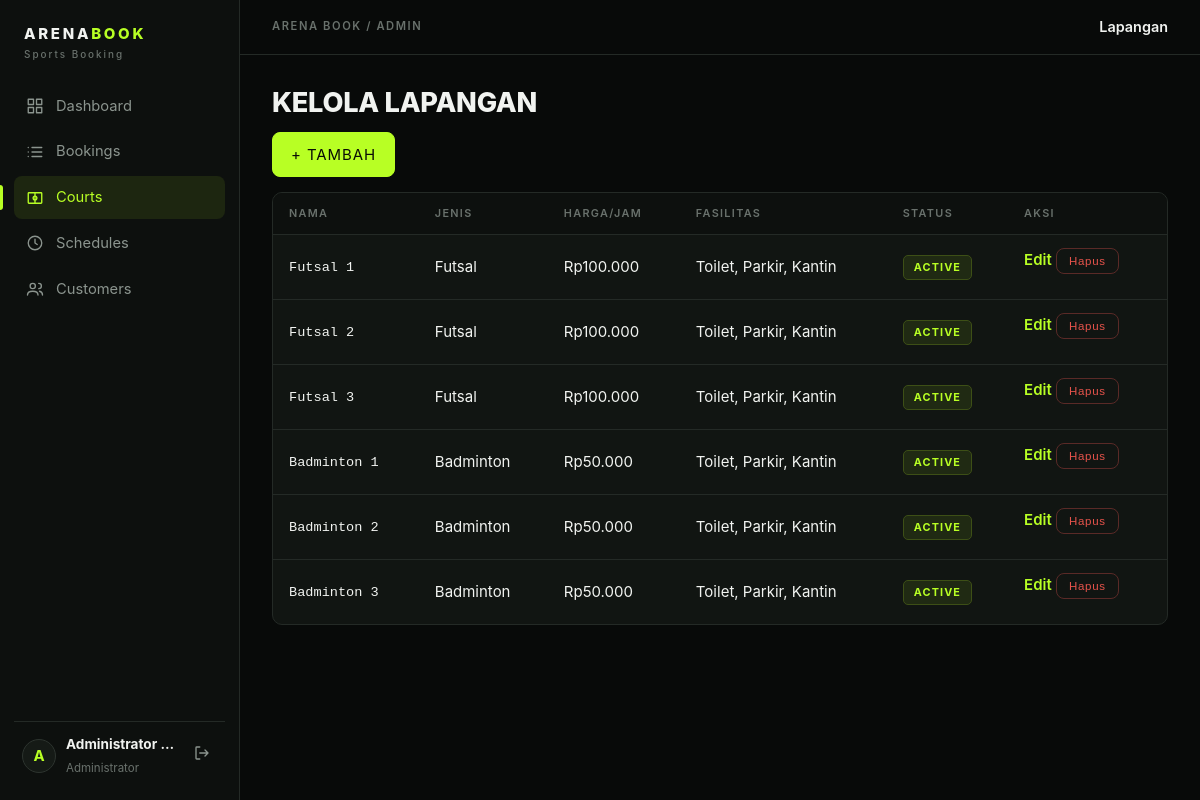
Screenshot of /admin/fields.php (signed in) with the database file from the repository.
### tables this page shows
CREATE TABLE fields(id INT AUTO_INCREMENT PRIMARY KEY,name VARCHAR(100) NOT NULL,type ENUM('Futsal','Badminton') NOT NULL,description TEXT,price_per_hour INT NOT NULL,facilities VARCHAR(255),status ENUM('active','inactive') NOT NULL DEFAULT 'active',created_at TIMESTAMP DEFAULT CURRENT_TIMESTAMP,updated_at TIMESTAMP DEFAULT CURRENT_TIMESTAMP ON UPDATE CURRENT_TIMESTAMP);

### config/database.php (called while the page is built, shortened)
<?php
function db(): PDO {
    static $pdo = null;
    if ($pdo === null) {
        $pdo = new PDO('mysql:host=127.0.0.1;dbname=arenabook;charset=utf8mb4', 'root', '', [
            PDO::ATTR_ERRMODE => PDO::ERRMODE_EXCEPTION,
            PDO::ATTR_DEFAULT_FETCH_MODE => PDO::FETCH_ASSOC,
            PDO::ATTR_EMULATE_PREPARES => false,
        ]);
    }
    return $pdo;
}

### admin/fields.php (the view, shortened to what this page needs)
<?php
$rows = db()->query('SELECT * FROM fields ORDER BY type,name')->fetchAll();
?>
<h1>KELOLA <span>LAPANGAN</span></h1><p><a class="btn" href="field_create.php">+ TAMBAH</a></p>
<div class="table-wrap"><table><tr><th>Nama</th><th>Jenis</th><th>Harga/jam</th><th>Fasilitas</th><th>Status</th><th>Aksi</th></tr>
<?php foreach ($rows as $f): ?><tr><td><?= e($f['name']) ?></td><td><?= e($f['type']) ?></td><td><?= formatRupiah($f['price_per_hour']) ?></td><td><?= e($f['facilities']) ?></td><td><span class="tag <?= $f['status'] === 'active' ? 'available' : 'blocked' ?>"><?= e($f['status']) ?></span></td>
<td><a href="field_edit.php?id=<?= (int)$f['id'] ?>">Edit</a>
<form method="post" action="field_delete.php" class="inline" data-confirm="Hapus/nonaktifkan lapangan ini?"><?= csrf_field() ?><input type="hidden" name="id" value="<?= (int)$f['id'] ?>"><button class="btn danger sm">Hapus</button></form></td></tr><?php endforeach; ?></table></div>

### assets/css/style.css (style rules this page uses)
:root { --bg:#080a09;--s1:#0d100e;--s2:#111512;--s3:#151a16;--bd:#242a26;--bd2:#2d342f;--tx:#f1f3f0;--mu:#8b948e;--mu2:#69716c;--ac:#b8ff24;--acs:rgba(184,255,36,.09);--red:#e5534b;--amb:#d9a441;--r:10px }
* { box-sizing:border-box }
html { -webkit-text-size-adjust:100% }
body { margin:0;background:var(--bg);color:var(--tx);font:15px/1.55 Inter,Manrope,system-ui,-apple-system,"Segoe UI",sans-serif }
a { color:inherit;text-decoration:none }
h1,h2,h3 { margin:0;line-height:1.2;letter-spacing:-.01em }
h1 { font-size:1.7rem;font-weight:800 }
.content>h1 { margin-bottom:6px }
.content>h1+p,.content>h1+form { margin-top:12px }
.btn { display:inline-flex;align-items:center;gap:8px;background:var(--ac);color:#0a0d05;border:1px solid var(--ac);border-radius:8px;padding:10px 18px;font:700 .8rem/1 inherit;letter-spacing:.06em;cursor:pointer;transition:.18s }
.btn.danger { background:transparent;color:var(--red);border-color:#5a2a27 }
.btn.sm { padding:6px 12px;font-size:.72rem }
.inline { display:inline-block;margin:0 6px 12px 0 }
.tag { display:inline-block;padding:3px 10px;border-radius:5px;border:1px solid var(--bd2);font-size:.68rem;letter-spacing:.1em;text-transform:uppercase;font-weight:700;color:var(--mu) }
.tag.confirmed,.tag.available { color:var(--ac);border-color:#3d4f16;background:var(--acs) }
.table-wrap { background:var(--s2);border:1px solid var(--bd);border-radius:var(--r);overflow-x:auto }
table { width:100%;border-collapse:collapse }
th { padding:12px 16px;text-align:left;font-size:.68rem;letter-spacing:.12em;text-transform:uppercase;color:var(--mu2);font-weight:600;background:var(--s1);border-bottom:1px solid var(--bd) }
td { padding:13px 16px;border-bottom:1px solid var(--bd);vertical-align:middle }
tr:last-child td { border-bottom:0 }
td a:not(.btn) { color:var(--ac);font-weight:600 }
td:first-child { font-family:ui-monospace,Consolas,monospace;font-size:.85rem }

### rows the page displays
fields: name "Futsal 1", type "Futsal", price_per_hour "Rp100.000", facilities "Toilet, Parkir, Kantin", status "ACTIVE"
fields: name "Futsal 2", type "Futsal", price_per_hour "Rp100.000", facilities "Toilet, Parkir, Kantin", status "ACTIVE"
fields: name "Futsal 3", type "Futsal", price_per_hour "Rp100.000", facilities "Toilet, Parkir, Kantin", status "ACTIVE"
fields: name "Badminton 1", type "Badminton", price_per_hour "Rp50.000", facilities "Toilet, Parkir, Kantin", status "ACTIVE"
fields: name "Badminton 2", type "Badminton", price_per_hour "Rp50.000", facilities "Toilet, Parkir, Kantin", status "ACTIVE"
fields: name "Badminton 3", type "Badminton", price_per_hour "Rp50.000", facilities "Toilet, Parkir, Kantin", status "ACTIVE"

### other values shown
$m[2] "Dashboard"
$m[2] "Bookings"
$m[2] "Courts"
$m[2] "Schedules"
$m[2] "Customers"
mb_substr($u['name'], 0, 1) "A"
$u['name'] "Administrator…"
$title "Lapangan"
